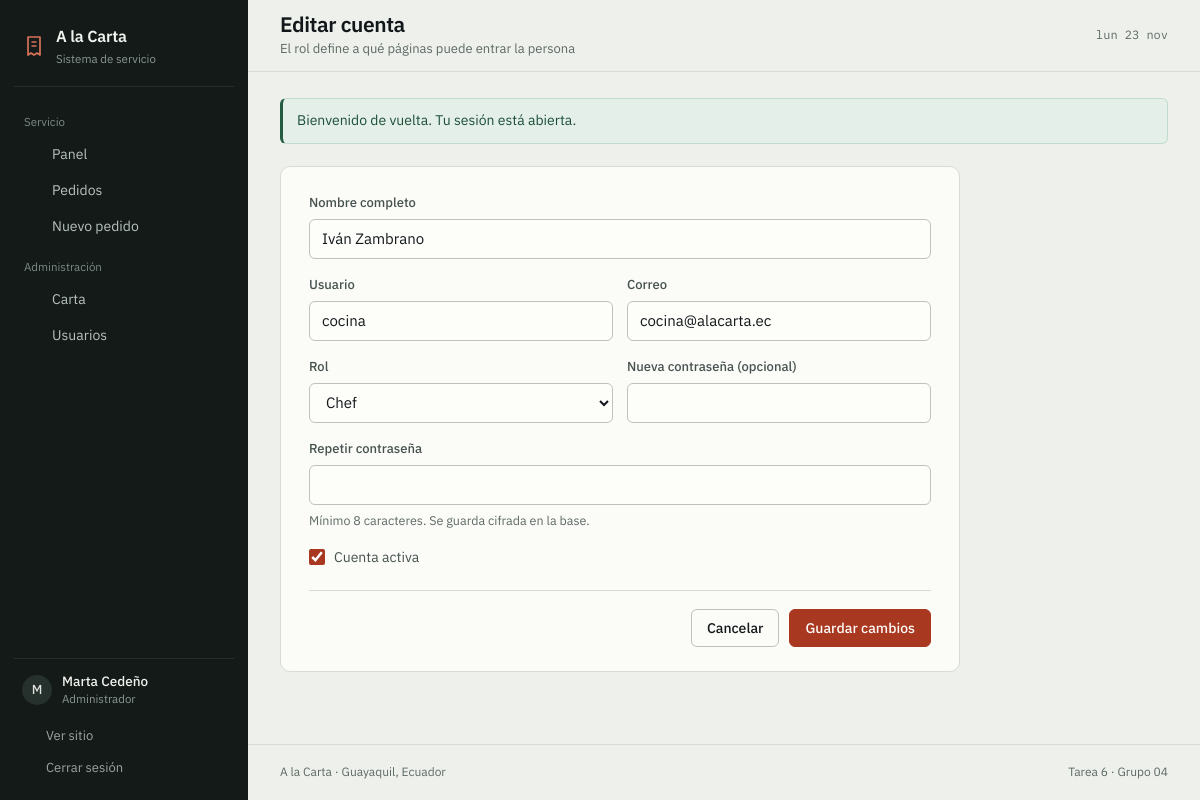
Screenshot of /usuario_form.php?id=2 (signed in) with the database file from the repository.
### tables this page shows
CREATE TABLE users (
    id         INT AUTO_INCREMENT PRIMARY KEY,
    full_name  VARCHAR(80) NOT NULL,
    username   VARCHAR(50) NOT NULL,
    email      VARCHAR(100) NOT NULL UNIQUE,
    password   VARCHAR(255) NOT NULL,
    role_id    INT NOT NULL,
    active     TINYINT(1) NOT NULL DEFAULT 1,
    created_at DATETIME NOT NULL DEFAULT CURRENT_TIMESTAMP,
    CONSTRAINT fk_users_role FOREIGN KEY (role_id) REFERENCES roles(id)
);

CREATE TABLE roles (
    id   INT AUTO_INCREMENT PRIMARY KEY,
    name VARCHAR(30) NOT NULL
);

### includes/auth.php (called while the page is built, shortened)
<?php
function usuario_actual(): ?array
{
    global $pdo;
    $id = $_SESSION['usuario_id'] ?? null;
    $sql = 'SELECT u.id, u.full_name, u.username, u.email, u.active, r.name AS role
            FROM users u
            JOIN roles r ON r.id = u.role_id
            WHERE u.id = :id';
    $consulta = $pdo->prepare($sql);
    $consulta->execute(['id' => $id]);
    $fila = $consulta->fetch();
    $usuario = $fila;
    return $usuario;
}
function requiere_sesion(): array
{
    $usuario = usuario_actual();
    return $usuario;
}
function requiere_rol(array $roles): array
{
    $usuario = requiere_sesion();
    return $usuario;
}

### usuario_form.php (the view, shortened to what this page needs)
<?php
require_once __DIR__ . '/includes/config.php';
$usuario = requiere_rol(['Administrator']);
$roles = $pdo->query('SELECT id, name FROM roles ORDER BY id')->fetchAll();
$id     = (int) ($_GET['id'] ?? 0);
$editar = $id > 0;
$cuenta = [
    'full_name' => '',
    'username'  => '',
    'email'     => '',
    'role_id'   => 4,
    'active'    => 1,
];
if ($editar) {
    $consulta = $pdo->prepare('SELECT id, full_name, username, email, role_id, active FROM users WHERE id = :id');
    $consulta->execute(['id' => $id]);
    $encontrada = $consulta->fetch();
    $cuenta = $encontrada;
}
$titulo    = $editar ? 'Editar cuenta' : 'Nueva cuenta';
$subtitulo = 'El rol define a qué páginas puede entrar la persona';
require __DIR__ . '/includes/header.php';
?>
<form method="post" class="formulario formulario--hoja">
    <div class="campo">
        <label for="full_name">Nombre completo</label>
        <input class="control" type="text" id="full_name" name="full_name" value="<?= e($cuenta['full_name']) ?>" required>
    </div>
    <div class="campo-doble">
        <div class="campo">
            <label for="username">Usuario</label>
            <input class="control" type="text" id="username" name="username" value="<?= e($cuenta['username']) ?>" required>
        </div>
        <div class="campo">
            <label for="email">Correo</label>
            <input class="control" type="email" id="email" name="email" value="<?= e($cuenta['email']) ?>" required>
        </div>
    </div>
    <div class="campo-doble">
        <div class="campo">
            <label for="role_id">Rol</label>
            <select class="control" id="role_id" name="role_id">
                <?php foreach ($roles as $rol): ?>
                    <option value="<?= (int) $rol['id'] ?>" <?= (int) $cuenta['role_id'] === (int) $rol['id'] ? 'selected' : '' ?>>
                        <?= e(rol_etiqueta($rol['name'])) ?>
                    </option>
                <?php endforeach; ?>
            </select>
        </div>
        <div class="campo">
            <label for="clave"><?= $editar ? 'Nueva contraseña (opcional)' : 'Contraseña' ?></label>
            <input class="control" type="password" id="clave" name="clave" autocomplete="new-password"
                   <?= $editar ? '' : 'required' ?>>
        </div>
    </div>
    <div class="campo">
        <label for="repetir">Repetir contraseña</label>
        <input class="control" type="password" id="repetir" name="repetir" autocomplete="new-password"
               <?= $editar ? '' : 'required' ?>>
        <p class="campo__ayuda">Mínimo 8 caracteres. Se guarda cifrada en la base.</p>
    </div>
    <label class="casilla">
        <input type="checkbox" name="active" value="1" <?= $cuenta['active'] ? 'checked' : '' ?>>
        <span>Cuenta activa</span>
    </label>
    <div class="formulario__acciones">
        <a class="boton boton--fantasma" href="usuarios.php">Cancelar</a>
        <button class="boton boton--principal" type="submit">
            <?= $editar ? 'Guardar cambios' : 'Crear cuenta' ?>
        </button>
    </div>
</form>
<?php require __DIR__ . '/includes/footer.php'; ?>

### includes/header.php (shortened to what this page needs)
<?php
$activo     = $activo ?? '';
$subtitulo  = $subtitulo ?? null;
$rol        = $usuario['role'] ?? 'Client';
$esCliente  = $rol === 'Client';
$dias  = ['dom', 'lun', 'mar', 'mié', 'jue', 'vie', 'sáb'];
$meses = ['ene', 'feb', 'mar', 'abr', 'may', 'jun', 'jul', 'ago', 'sep', 'oct', 'nov', 'dic'];
$hoy   = $dias[(int) date('w')] . ' ' . date('j') . ' ' . $meses[(int) date('n') - 1];
$grupos = [
    'Servicio' => [
        ['panel.php', 'Panel', 'panel', ['Administrator', 'Chef', 'Waiter', 'Client']],
        ['pedidos.php', $esCliente ? 'Mis pedidos' : 'Pedidos', 'pedidos', ['Administrator', 'Chef', 'Waiter', 'Client']],
        ['pedido_nuevo.php', 'Nuevo pedido', 'nuevo', ['Administrator', 'Waiter', 'Client']],
    ],
    'Administración' => [
        ['platos.php', 'Carta', 'carta', ['Administrator']],
        ['usuarios.php', 'Usuarios', 'usuarios', ['Administrator']],
    ],
];
?>
<!DOCTYPE html>
<html lang="es">
<head>
    <link rel="stylesheet" href="assets/css/fuentes.css">
    <link rel="stylesheet" href="assets/vendor/bootstrap.min.css">
    <link rel="stylesheet" href="assets/css/estilos.css">
</head>
<body class="app">
<div class="armazon">
    <aside class="lateral" id="lateral" aria-label="Menú del sistema">
        <a class="lateral__marca" href="panel.php">
            <svg width="24" height="24" viewBox="0 0 24 24" fill="none" stroke="currentColor"
                 stroke-width="1.7" stroke-linejoin="round" aria-hidden="true">
                <path d="M6 3h12v18l-3-2-3 2-3-2-3 2V3z"/>
                <path d="M9.5 8h5M9.5 12h5"/>
            </svg>
            <span>
                <span class="lateral__nombre">A la Carta</span>
                <span class="lateral__sub">Sistema de servicio</span>
            </span>
        </a>
        <nav class="lateral__nav">
            <?php foreach ($grupos as $grupo => $enlaces): ?>
                <?php $visibles = array_filter($enlaces, fn ($e) => in_array($rol, $e[3], true)); ?>
                <?php if ($visibles): ?>
                    <p class="lateral__grupo"><?= e($grupo) ?></p>
                    <?php foreach ($visibles as [$ruta, $texto, $clave]): ?>
                        <a class="lateral__enlace <?= $activo === $clave ? 'activo' : '' ?>" href="<?= $ruta ?>"
                           <?= $activo === $clave ? 'aria-current="page"' : '' ?>>
                            <?= icono($clave === 'carta' ? 'carta' : $clave, 18) ?>
                            <span><?= e($texto) ?></span>
                        </a>
                    <?php endforeach; ?>
                <?php endif; ?>
            <?php endforeach; ?>
        </nav>
        <div class="lateral__pie">
            <div class="lateral__usuario">
                <span class="inicial" aria-hidden="true"><?= e(mb_substr($usuario['full_name'], 0, 1)) ?></span>
                <span>
                    <strong><?= e($usuario['full_name']) ?></strong>
                    <span class="lateral__rol"><?= e(rol_etiqueta($rol)) ?></span>
                </span>
            </div>
            <a class="lateral__salir" href="index.php"><?= icono('sitio', 16) ?> Ver sitio</a>
            <a class="lateral__salir" href="logout.php"><?= icono('salir', 16) ?> Cerrar sesión</a>
        </div>
    </aside>
    <div class="area">
        <header class="barra">
            <div class="barra__titulo">
                <h1><?= e($titulo) ?></h1>
                <?php if ($subtitulo): ?><p class="barra__sub"><?= e($subtitulo) ?></p><?php endif; ?>
            </div>
            <p class="barra__fecha"><?= $hoy ?></p>
        </header>
        <main class="contenido-app" id="contenido">

### rows the page displays
users: full_name "M", full_name "Marta Cedeño", role.name "Administrador"
users: full_name "Iván Zambrano", username "cocina", email "cocina@alacarta.ec", role_id "Chef", active "☑"

### other values shown
$grupo "Servicio"
$texto "Panel"
$texto "Pedidos"
$texto "Nuevo pedido"
$grupo "Administración"
$texto "Carta"
$texto "Usuarios"
$titulo "Editar cuenta"
$subtitulo "El rol define a qué páginas puede entrar la persona"
$aviso['mensaje'] "Bienvenido de vuelta. Tu sesión está abierta."
APP_NOMBRE "A la Carta"
APP_LUGAR "Guayaquil, Ecuador"
